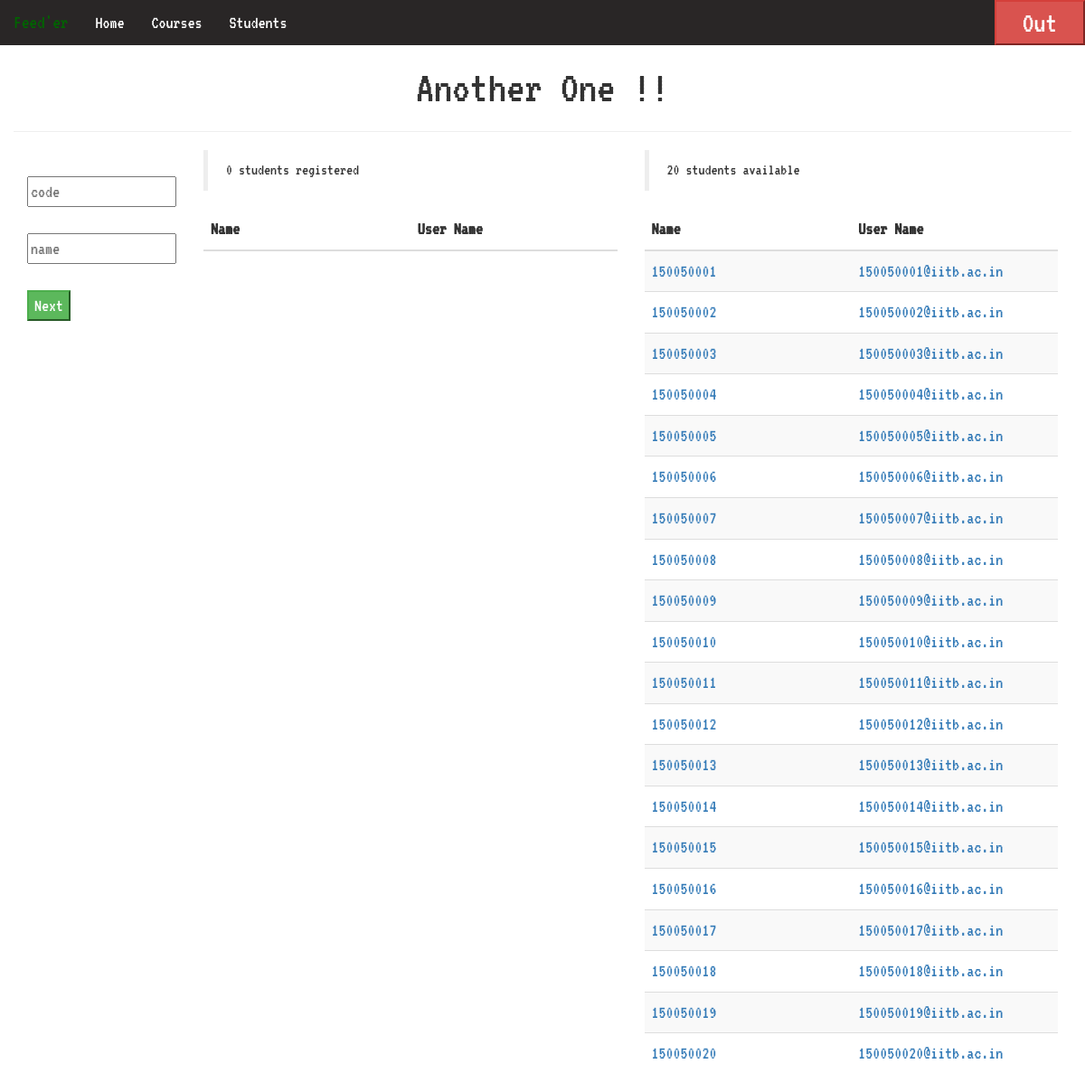
The app's page /special_admin/course/new/ (signed in) with its own data.
### special_admin/models.py (models this page shows, shortened)
class Student(models.Model):
    name = models.CharField(max_length=50)
    user_name = models.EmailField(max_length=30)
    password = models.CharField(max_length=20)
    courses = models.ManyToManyField('Course')

### special_admin/views.py (the view)
def new_course(request):
    all_students = Student.objects.all()
    if request.method == 'POST':
        if 'students' in request.POST:
            if Course.objects.filter(code=request.POST['course_code']).count() > 0:
                Course.objects.get(code=request.POST['course_code'])
                return render(request, 'special_admin/course_crud/new_course.html', {'all_students': all_students,
                                                                                     'message': 'Course with same Code already Exists',
                                                                                     'delimiter': fbs.form_delimiter})
            else:
                _new_course = Course(code=request.POST['course_code'], name=request.POST['course_name'])
                _new_course.save()
                students_pks_str = request.POST['students']
                students_pks = students_pks_str.split(',')
                if not students_pks_str == '':
                    for student_pk in students_pks:
                        student = Student.objects.get(pk=student_pk)
                        _new_course.student_set.add(student)
                        student.course_set.add(_new_course)
                if FeedBackForm.objects.filter(
                        name=request.POST['midsem_fb_form_name'] + " - " + _new_course.code).count() > 0:
                    _new_course.delete()
                    return render(request, 'special_admin/course_crud/new_course.html', {'all_students': all_students,
                                                                                         'message': 'Midsem form with same Name already Exists',
                                                                                         'delimiter': fbs.form_delimiter})
                else:
                    date_deadline_str = request.POST['midsem_fb_form_deadline_date']
                    date_deadline_parts = date_deadline_str.split("-")
                    date_deadline = date_deadline_parts[2] + "/" + date_deadline_parts[1] + "/" + date_deadline_parts[0]
                    time_deadline_str = request.POST['midsem_fb_form_deadline_time']
                    time_deadline = time_deadline_str + ":00"
                    date_time_deadline = date_deadline + " " + time_deadline
                    _new_fb_form_midsem = FeedBackForm(
                        name=request.POST['midsem_fb_form_name'] + " - " + _new_course.code,
                        question_set=request.POST['midsem_question_set'],
                        deadline=date_time_deadline)
                    _new_fb_form_midsem.save()
                    _new_course.feedbackform_set.add(_new_fb_form_midsem)
                if FeedBackForm.objects.filter(
                        name=request.POST['endsem_fb_form_name'] + " - " + _new_course.code).count() > 0:
                    _new_course.delete()
                    return render(request, 'special_admin/course_crud/new_course.html', {'all_students': all_students,
                                                                                         'message': 'Endsem form with same Name already Exists',
                                                                                         'delimiter': fbs.form_delimiter})
                else:
                    date_deadline_str = request.POST['endsem_fb_form_deadline_date']
                    date_deadline_parts = date_deadline_str.split("-")
                    date_deadline = date_deadline_parts[2] + "/" + date_deadline_parts[1] + "/" + date_deadline_parts[0]
                    time_deadline_str = request.POST['endsem_fb_form_deadline_time']
                    time_deadline = time_deadline_str + ":00"
                    date_time_deadline = date_deadline + " " + time_deadline
                    _new_fb_form_endsem = FeedBackForm(
                        name=request.POST['endsem_fb_form_name'] + " - " + _new_course.code,
                        question_set=request.POST['endsem_question_set'],
                        deadline=date_time_deadline)
                    _new_fb_form_endsem.save()
                    _new_course.feedbackform_set.add(_new_fb_form_endsem)
                present_time = datetime.now()
                plus_two_months = present_time + timedelta(days=60)
                plus_four_months = present_time + timedelta(days=120)
                midsem = Task(tag='Mid semester Exam - ' + _new_course.code, detail='',
                              deadline=datetime_helper.simple_representation(plus_two_months))
                endsem = Task(tag='End semester Exam - ' + _new_course.code, detail='',
                              deadline=datetime_helper.simple_representation(plus_four_months))
                midsem.save()
                endsem.save()
                _new_course.task_set.add(midsem)
                _new_course.task_set.add(endsem)
                return PerRedirect(reverse('special_admin:tasks', kwargs={'pk': _new_course.pk}))
    elif request.method == 'GET':
        if request.session.get(sk.special_admin_logged, False):
            return render(request, 'special_admin/course_crud/new_course.html', {'all_students': all_students,
                                                                                 'delimiter': fbs.form_delimiter})
        else:
            return render(request, 'special_admin/login.html')

### special_admin/templates/special_admin/course_crud/new_course.html (shortened to what this page needs)
{% extends 'special_admin/base.html' %}
{% block body %}
    <div id="new_course" class='container-fluid'>
        <h1 style="text-align: center;margin: 0;font-size: 50px">Another One !!</h1>
        <hr>
        <div class='col-xs-2'>
            <form method='post' action='{% url 'special_admin:new_course' %}' id="create_course_form">
                <br>
                <input style='width: 100%' type='text' id='course_code' name='course_code' value=''
                       placeholder='code'><br><br>
                <input style='width: 100%' type='text' name='course_name' value=''
                       placeholder='name'><br><br>
                <input id="validate" type='button' name='create_course' value='Next' class='btn-success'>
                <input type='hidden' id='_endsem_fb_form_name' name='endsem_fb_form_name' value=''><br>
                <input style='display: none' type='time' id="_endsem_fb_form_deadline_time" name='endsem_fb_form_deadline_time'><br><br>
                <input type='hidden' id='_midsem_fb_form_name' name='midsem_fb_form_name' value=''><br>
                <input style='display: none' type='time' id="_midsem_fb_form_deadline_time" name='midsem_fb_form_deadline_time'><br><br>
            </form>
        </div>
        <div class='col-xs-5'>
            <blockquote><span id='no_students_signed'></span> students registered</blockquote>
            <table id='students_signed' class='table table-hover table-striped' style='overflow: scroll'>
                <colgroup>
                    <col span="1" style="width: 50%;">
                    <col span="1" style="width: 50%;">
                </colgroup>
                <thead>
                <tr>
                    <th>Name</th>
                    <th>User Name</th>
                </tr>
                </thead>
            </table>
        </div>
        <div class='col-xs-5'>
            <blockquote><span id='no_students_available'></span> students available
            </blockquote>
            <table id='students_available' class='table table-hover table-striped' style='overflow: scroll'>
                <colgroup>
                    <col span="1" style="width: 50%;">
                    <col span="1" style="width: 50%;">
                </colgroup>
                <thead>
                <tr>
                    <th>Name</th>
                    <th>User Name</th>
                </tr>
                </thead>
                <tbody>
                {% for student in all_students %}
                    <tr id='{{ student.pk }}' class='student'>
                        <td>
                            <a href='{% url 'special_admin:old_student' student.pk %}'>
                                {{ student.name }}
                            </a>
                        </td>
                        <td>
                            <a href='{% url 'special_admin:old_student' student.pk %}'>
                                {{ student.user_name }}
                            </a>
                        </td>
                    </tr>
                {% endfor %}
                </tbody>
            </table>
        </div>
    </div>
{% endblock %}

### special_admin/templates/special_admin/base.html (style rules this page uses)
body { font-family: 'VT323', monospace; font-size: 20px; background-size: cover; background-image: url("http://wallpapercave.com/wp/4SSFz3R.png"); }

### records on screen
Student: name "150050001", user_name "150050001@iitb.ac.in"
Student: name "150050002", user_name "150050002@iitb.ac.in"
Student: name "150050003", user_name "150050003@iitb.ac.in"
Student: name "150050004", user_name "150050004@iitb.ac.in"
Student: name "150050005", user_name "150050005@iitb.ac.in"
Student: name "150050006", user_name "150050006@iitb.ac.in"
Student: name "150050007", user_name "150050007@iitb.ac.in"
Student: name "150050008", user_name "150050008@iitb.ac.in"
Student: name "150050009", user_name "150050009@iitb.ac.in"
Student: name "150050010", user_name "150050010@iitb.ac.in"
Student: name "150050011", user_name "150050011@iitb.ac.in"
Student: name "150050012", user_name "150050012@iitb.ac.in"
Student: name "150050013", user_name "150050013@iitb.ac.in"
Student: name "150050014", user_name "150050014@iitb.ac.in"
Student: name "150050015", user_name "150050015@iitb.ac.in"
Student: name "150050016", user_name "150050016@iitb.ac.in"
Student: name "150050017", user_name "150050017@iitb.ac.in"
Student: name "150050018", user_name "150050018@iitb.ac.in"
Student: name "150050019", user_name "150050019@iitb.ac.in"
Student: name "150050020", user_name "150050020@iitb.ac.in"
